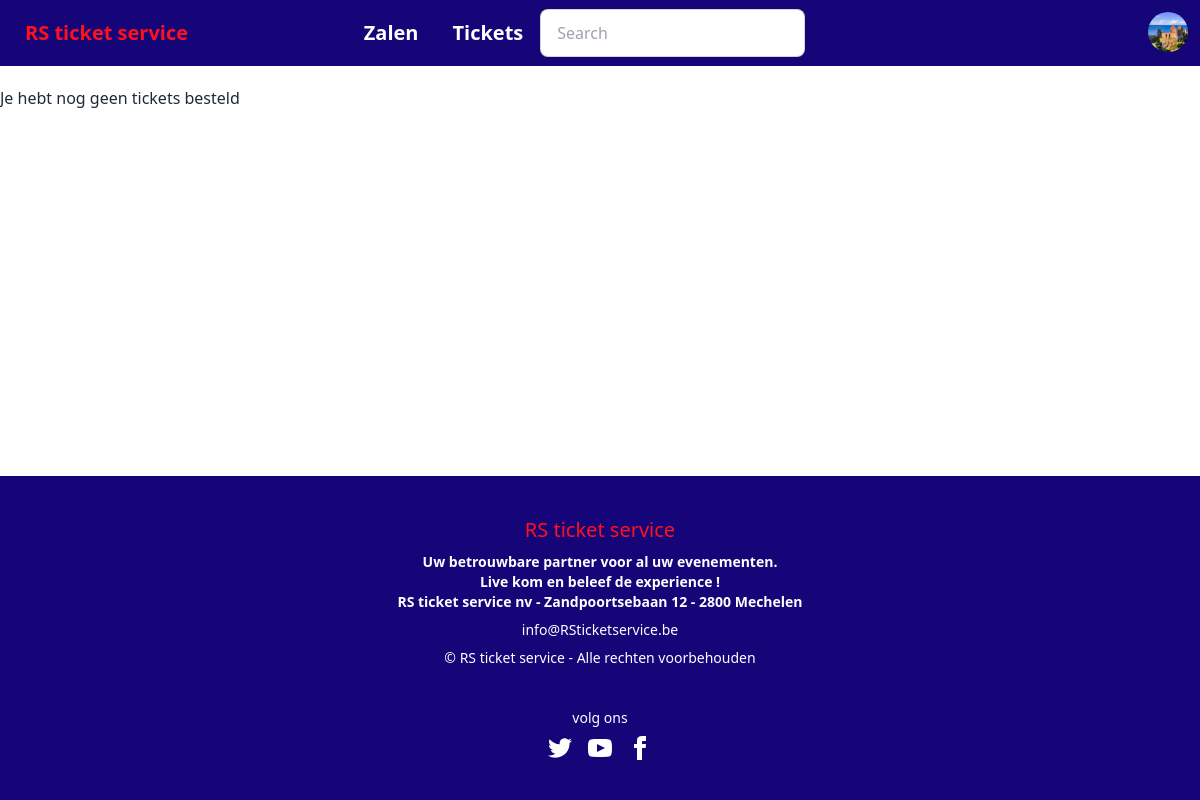
Page /profile/mijnTickets.php (signed in) on the earlier database version.
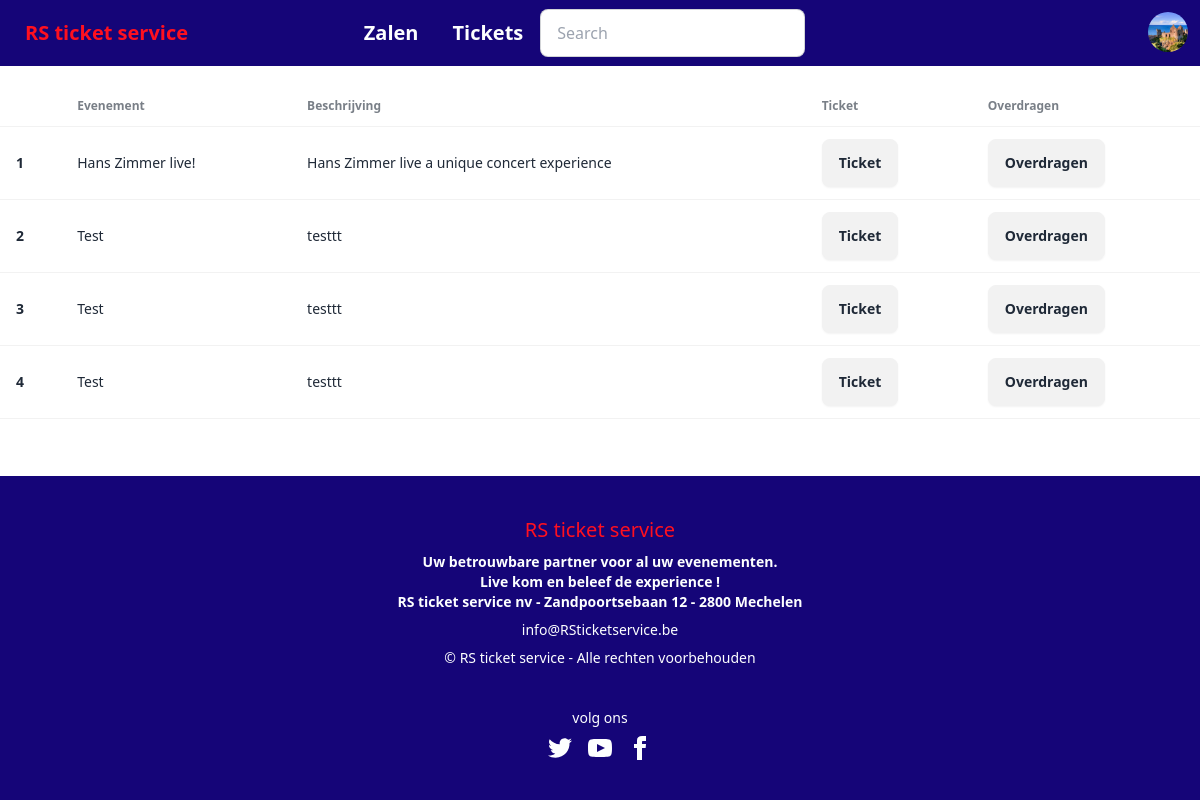
Same page on the later database version.
### tables this page shows
CREATE TABLE `users` (
  `id` int(11) NOT NULL,
  `username` varchar(50) NOT NULL,
  `email` varchar(100) NOT NULL,
  `password` varchar(100) NOT NULL,
  `firstname` varchar(50) NOT NULL,
  `lastname` varchar(50) NOT NULL,
  `function` int(11) NOT NULL,
  `profilePicture` text NOT NULL,
  `updatedAt` timestamp NOT NULL DEFAULT current_timestamp() ON UPDATE current_timestamp(),
  `createdAt` timestamp NOT NULL DEFAULT current_timestamp()
);

CREATE TABLE `evenementen` (
  `evenementID` int(11) NOT NULL,
  `naam` mediumtext NOT NULL,
  `datum` datetime NOT NULL DEFAULT current_timestamp() ON UPDATE current_timestamp(),
  `aantalTickets` int(11) NOT NULL,
  `beschrijving` text NOT NULL,
  `afbeelding` mediumtext NOT NULL,
  `zaalID` int(11) NOT NULL,
  `userID` int(11) NOT NULL,
  `weergeven` int(11) NOT NULL
);

### functions/userfunctions.php (called while the page is built, shortened)
<?php
function getProfilePicture($mysqli, $gebruikerid) {
    $resultaat = $mysqli->query("SELECT profilePicture FROM users WHERE id= ".$gebruikerid."");
    return (($resultaat->num_rows == 0)?false:$resultaat->fetch_assoc());
}
?>

### connect/db.php (called while the page is built, shortened)
<?php
function getTicketsByUser($mysqli, $userId) {
    $resultaat = $mysqli->query("SELECT * FROM tbltickets WHERE userID =" .$userId);
    $tickets = ($resultaat->num_rows ==0)?false:$resultaat->fetch_all(MYSQLI_ASSOC);
    if($tickets) {
        foreach($tickets as $key => $ticket) {
            $purchaseId = $ticket['purchaseID'];
            $purchaseResult = $mysqli->query("SELECT * FROM user_purchases WHERE purchaseID =".$purchaseId." AND isPaid = 1");
            if($purchaseResult->num_rows == 0) {
                unset($tickets[$key]);
            }
        }
    }
    return $tickets;
}
function getEventsByEventid($mysqli, $eventId) {
    $resultaat = $mysqli -> query("SELECT * FROM evenementen WHERE evenementId=" .$eventId);
    return ($resultaat ->num_rows == 0)?false:$resultaat->fetch_all(MYSQLI_ASSOC);
}

### profile/mijnTickets.php (the view, shortened to what this page needs)
<?php
include $_SERVER['DOCUMENT_ROOT'] . "/components/navbar.php";
?>
<!DOCTYPE html>
<html>
<head>
</head>
<body>
  <?php
  $userId = $_SESSION["gebruikersid"];
  $ticketAsString = getTicketsByUser($mysqli, $userId);
  if ($ticketAsString != false) {
  ?>
    <table class="table">
      <thead>
        <tr>
          <th scope="col"></th>
          <th scope="col">Evenement</th>
          <th scope="col">Beschrijving</th>
          <th scope="col">Ticket</th>
          <th scope="col">Overdragen</th>
        </tr>
        <?php
        $index = 0;
        foreach ($ticketAsString as $ticket) {
          $index++;
          $eventId = $ticket["evenementID"];
          $data2 = getEventsByEventid($mysqli, $eventId);
          foreach ($data2 as $event) {
        ?>
            <div class="overflow-x-auto">
      </thead>
      <tbody>
        <tr>
          <th><?php echo $index; ?></th>
          <td><?php echo $event["naam"]; ?></td>
          <td><?php echo $event["beschrijving"]; ?></td>
          <form method="post" action="mijnTickets.php">
            <td><button class="btn" name="ticket">Ticket</button></td>
            <?php
            $query = "SELECT * FROM tbloverdraagnotifications WHERE overdragerID = " . $_SESSION["gebruikersid"];
            $resultaat = $mysqli->query($query);
            if (mysqli_num_rows($resultaat) == 0) {
            ?>
              <td><button class="btn" name="overdragen">Overdragen</button></td>
          </form>
        <?php } else {
              echo '<td> overdraging aangevraagd</td>';
            } ?>
        </tr>
    <?php
          }
        } ?>
      </tbody>
    </table>
  <?php
  } else {
    echo "Je hebt nog geen tickets besteld";
  }
  ?>
</body>
</html>
<?php
include $_SERVER['DOCUMENT_ROOT'] . "/components/footer.php";
?>

### components/navbar.php (shortened to what this page needs)
<?php
include $_SERVER['DOCUMENT_ROOT'] . "/connect/connect.php";
include $_SERVER['DOCUMENT_ROOT'] . "/connect/db.php";
include $_SERVER['DOCUMENT_ROOT'] . "/fetch/util.php";
include $_SERVER['DOCUMENT_ROOT'] . "/functions/userfunctions.php";
?>
<!DOCTYPE html>
<html>
<head>
    <link href="https://cdn.jsdelivr.net/npm/daisyui@4.7.2/dist/full.css" rel="stylesheet" type="text/css" />
    <script src="https://cdn.tailwindcss.com"></script>
</head>
<body>
<div class="navbar bg-[#150578]" style="margin-bottom: 20px;">
  <div class="flex-1 text-[#FF101F]">
    <a class="btn btn-ghost normal-case text-xl " href="../index.php">RS ticket service</a>
  </div>
  <div class="flex-auto text-[#FDFFFF]">
    <a class="btn btn-ghost normal-case text-xl " href="../main_page/zalen.php">Zalen</a>
    <a class="btn btn-ghost normal-case text-xl " href="../index.php">Tickets</a>
    <div class="form-control">
    <form action="/components/search.php" method="get" class="form-control w-full relative">
      <input type="text" name="search" placeholder="Search" class="input input-bordered w-24 md:w-auto text-black"/>
    </form>
    </div>
</div>
    <?php
   echo ' <div class="dropdown dropdown-end">';
   if (isset($_SESSION["user"])) {
       echo'
      <label tabindex="0" class="btn btn-ghost btn-circle avatar">
       <div class="w-10 rounded-full">';
        $gebruikersid = $_SESSION["gebruikersid"];
        $data = getProfilePicture($mysqli,$gebruikersid);
        foreach($data as $value){
        if (empty($value)) {
          echo '<img src="../img/accountPictures/no_profile_picture.jpg"/>';
        } else {
          echo '<img src="../img/accountPictures/'.$value.'"/>';
        }
      }
        echo'
        </div>
      </label>
      <ul tabindex="0" class="mt-3 z-[1] p-2 shadow menu menu-sm dropdown-content bg-base-100 rounded-box w-52">
        <li><a href="../profile/gegevens_aanpassen.php">Profiel</a>
        <li><a href="../profile/logout.php">Uitloggen</a></li>';
        }
        ?>
      </ul>
    </div>
</div>
</body>
</html>

Differences in the rows shown:
now on this page (row edited): evenementen: naam "Hans Zimmer live!", beschrijving "Hans Zimmer live a unique concert experience"
now on this page (row edited): evenementen: naam "Test", beschrijving "testtt"
Other differences:
text no longer shown: "Je hebt nog geen tickets besteld"
text now shown: "Evenement Beschrijving Ticket Overdragen"
